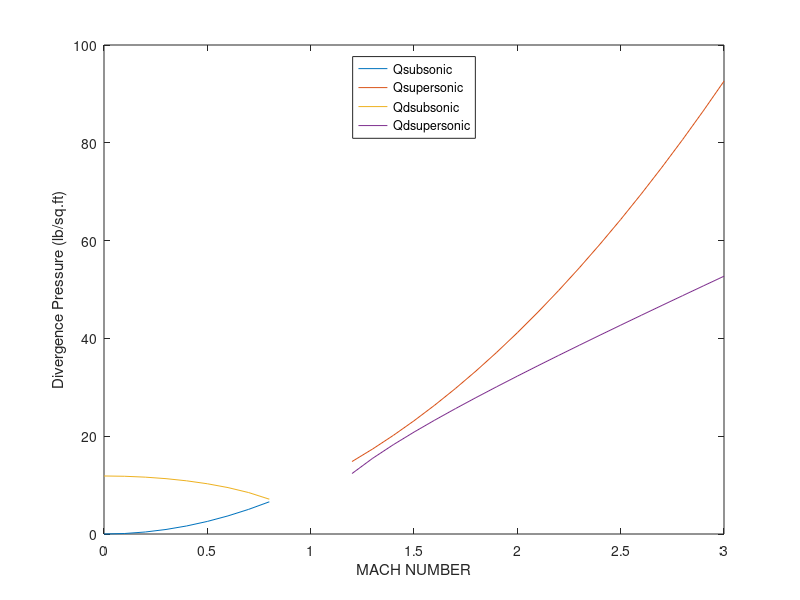

The MATLAB source for this figure:
clc;
clear;
k=7000;
b=100;
e=25;
s=22000;
specificheat=1.4;
P_sealevel=14.7;

m1=(0:0.1:0.8);
m2=(1.2:.1:3);

Cla_subsonic=((2.*pi)./sqrt(1-m1.^2));
Cla_supersonic=((4)./sqrt(m2.^2-1));
Qd_subsonic=0.5858*((k*b.^2)./(s*e*Cla_subsonic));
Qd_supersonic=0.5858*((k*b.^2)./(s*e*Cla_supersonic));

Q_sealevel_sub=(specificheat/2)*(P_sealevel*m1.^2);
Q_sealevel_sup=(specificheat/2)*(P_sealevel*m2.^2);

plot(m1,Q_sealevel_sub,m2,Q_sealevel_sup,m1,Qd_subsonic,m2,Qd_supersonic);
legend('Qsubsonic','Qsupersonic','Qdsubsonic','Qdsupersonic','Location','north');
xlabel('MACH NUMBER');
ylabel('Divergence Pressure (lb/sq.ft)');